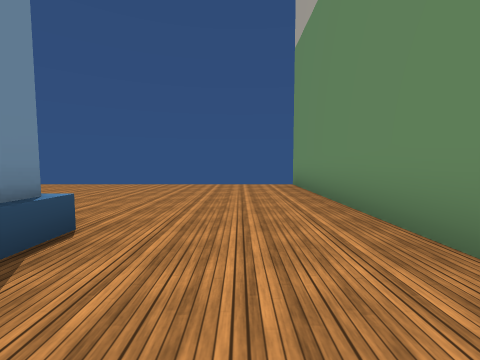
[1] (above)

19 first-person views from a walk through a scene from a Unity 3-D project. The camera is 1.3 m above the floor, tilts 4° down and sees 90° across. The floor is counted in squares, 2 m on a side. Each view is taken from the middle of a square. On the plan, view 1 faces up. The plan holds only what a view shows up to about 9 squares ahead; the rest is blank. The place goes on beyond the plan. Some surface patterns are stand-ins.

[2]
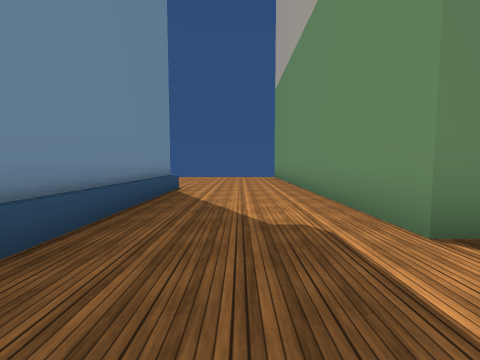

[3]
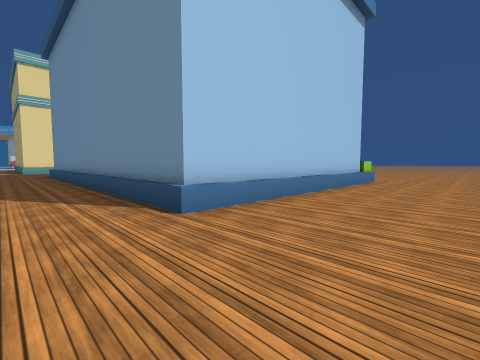

[4]
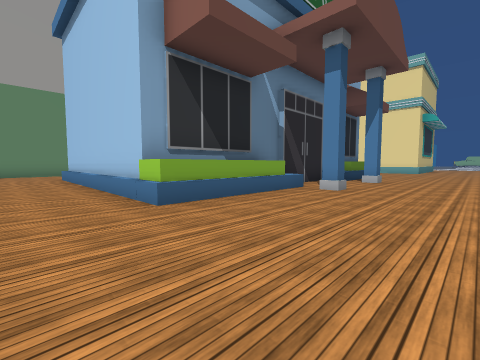

[5]
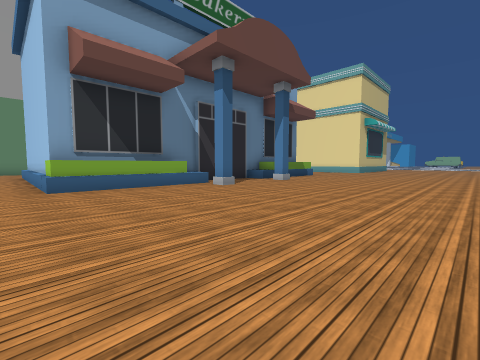

[6]
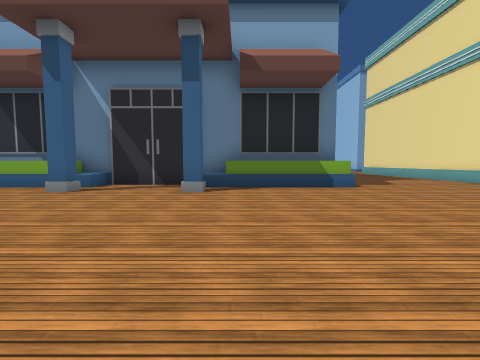

[7]
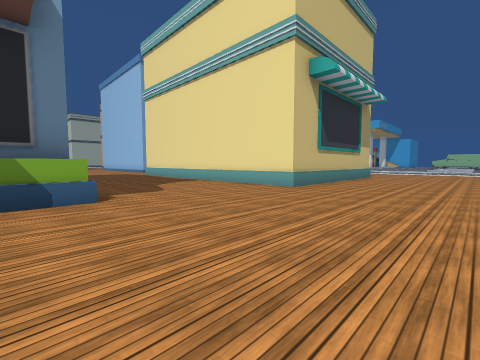

[8]
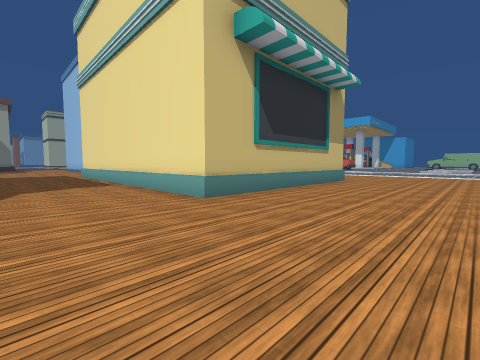

[9]
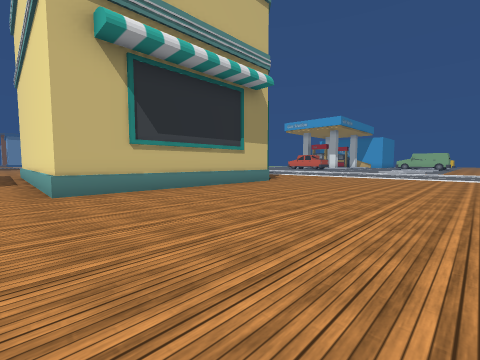

[10]
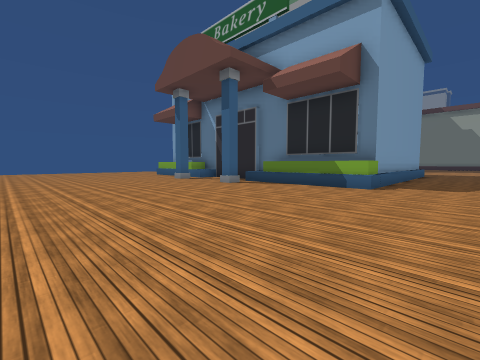

[11]
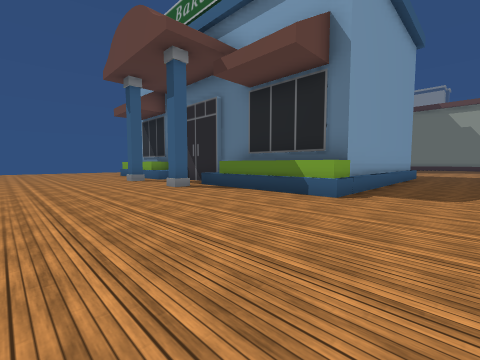

[12]
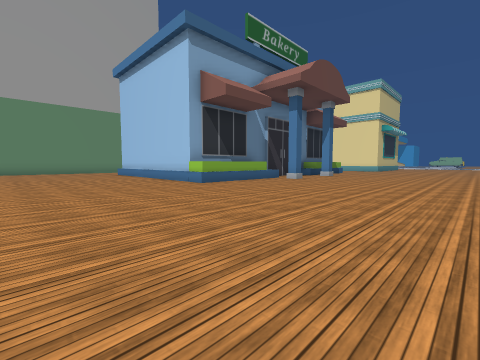

[13]
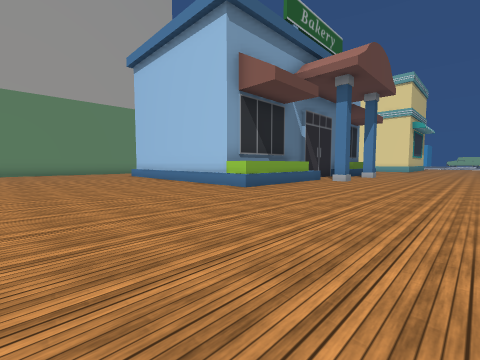

[14]
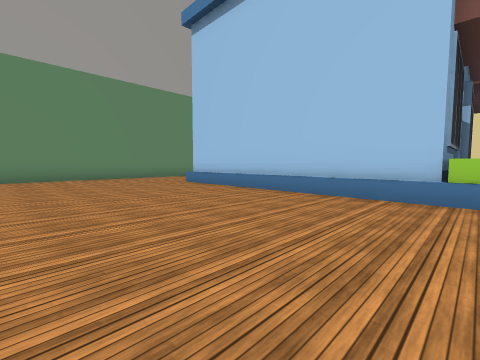

[15]
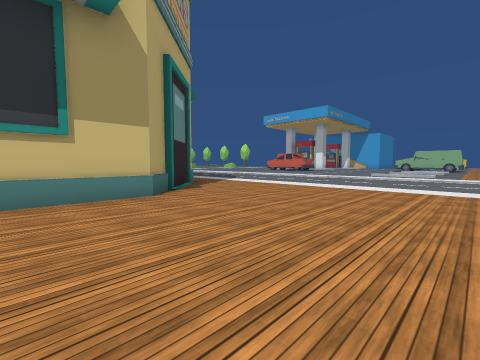

[16]
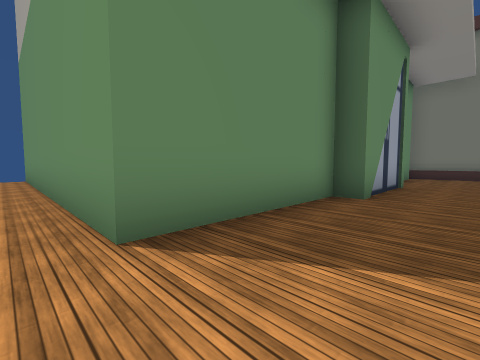

[17]
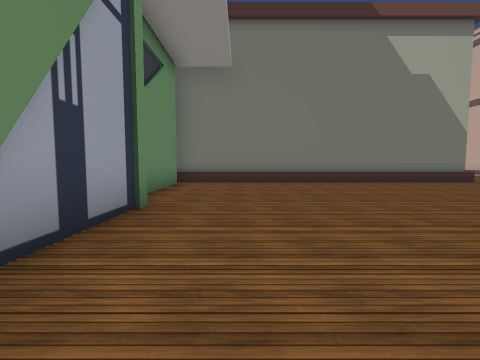

[18]
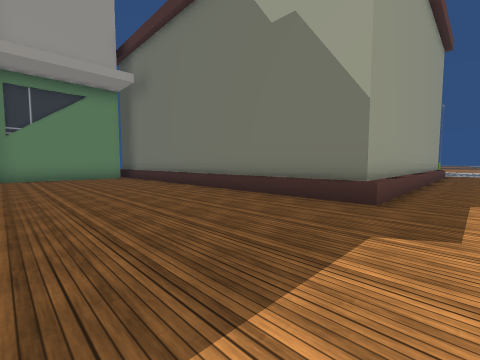

[19]
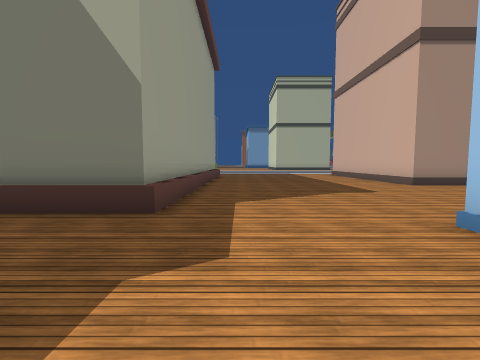

### Floor plan
Key: @ floor where view 1 was taken; # wall or solid block; . floor; B building.
Columns run from 16 left of view 1 to 20 right of it. Each row starts with its distance up from view 1.
  7 ..................B
  6 ..................B
  5 ..................B
  4 ..................B
  3 ..................B
  2 .......BBBBBBBB...B
  1 .......B      B...B
  0 .......B      B.@.B
 -1 .......B      B...B
 -2 .....B.BB     B...BBBBBBBBBBBB
 -3 ........B     B..............B
 -4 ........B     B..............B
 -5 .....B.B      B..     .......B
 -6 .......BB     B..      ......B
 -7 .......B      B         .....B
 -8 .......B                 ....B
 -9 .......BBBBBBB           ....B
-10 ..............           ....B
-11 ..............           ....B
-12   ............           .....BBBBBBB
-13 .............            ............
-14 ......#######              .........
-15 ......#                     ........
-16 ......#                     B.......
-17 ......#                       ......
-18 ......#                        ..###
-19 ......#                         .#
-20 ......##                         #
-21 .......##
-22 ........#

Where each view was taken, in squares from view 1:
view 1: 0 up, 0 right, facing up
view 2: 4 down, 0 right, facing up
view 3: 5 up, 0 right, facing down-left
view 4: 4 up, 13 left, facing down-right
view 5: 3 up, 16 left, facing down-right
view 6: 6 down, 16 left, facing right
view 7: 8 down, 14 left, facing down-right
view 8: 11 down, 14 left, facing down-right
view 9: 13 down, 16 left, facing down-right
view 10: 11 down, 16 left, facing up-right
view 11: 11 down, 14 left, facing up-right
view 12: 7 up, 16 left, facing down-right
view 13: 7 up, 14 left, facing down-right
view 14: 7 up, 9 left, facing down-right
view 15: 18 down, 15 left, facing down-right
view 16: 4 down, 1 right, facing up-right
view 17: 4 down, 5 right, facing right
view 18: 13 down, 9 right, facing up-right
view 19: 13 down, 10 right, facing right
